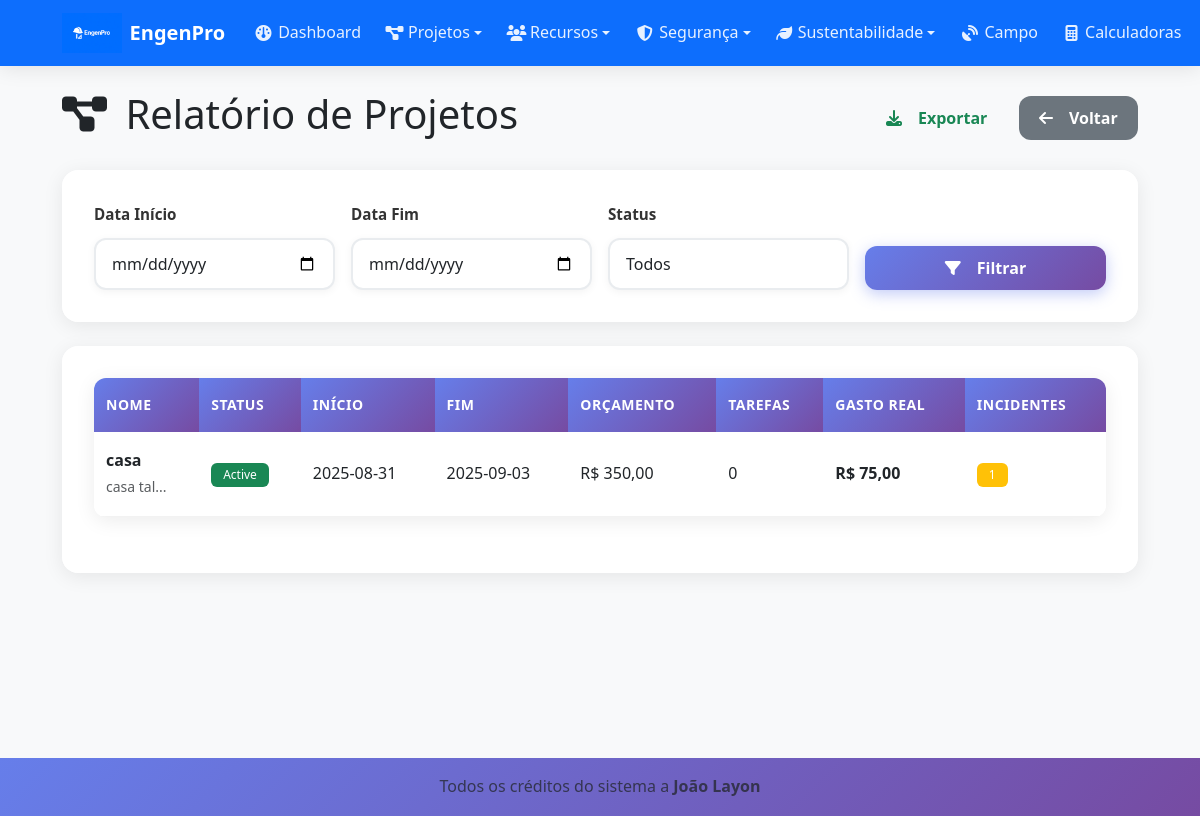
The app's page /reports/projects (signed in) with its own data.
### tables this page shows
CREATE TABLE projects (
    id INTEGER PRIMARY KEY AUTOINCREMENT,
    name TEXT NOT NULL,
    description TEXT,
    status TEXT DEFAULT 'active',
    start_date DATE,
    end_date DATE,
    budget REAL DEFAULT 0,
    user_id INTEGER,
    created_at TIMESTAMP DEFAULT CURRENT_TIMESTAMP,
    FOREIGN KEY (user_id) REFERENCES users (id)
);

### blueprints/reports.py (the view)
@reports_bp.route('/projects')
def projects():
    if 'user_id' not in session:
        return redirect(url_for('auth.login'))
    db = get_db()
    start_date = request.args.get('start_date')
    end_date = request.args.get('end_date')
    status = request.args.get('status')
    query = 'SELECT * FROM projects WHERE 1=1'
    params = []
    if start_date:
        query += ' AND start_date >= ?'
        params.append(start_date)
    if end_date:
        query += ' AND start_date <= ?'
        params.append(end_date)
    if status:
        query += ' AND status = ?'
        params.append(status)
    query += ' ORDER BY created_at DESC'
    projects_data = db.execute(query, params).fetchall()
    projects = []
    for project in projects_data:
        task_count = db.execute(
            'SELECT COUNT(*) as count FROM tasks WHERE project_id = ?',
            (project['id'],)
        ).fetchone()['count']
        budget_total = db.execute(
            'SELECT SUM(total_cost) as total FROM budget_items WHERE project_id = ?',
            (project['id'],)
        ).fetchone()['total'] or 0
        incident_count = db.execute(
            'SELECT COUNT(*) as count FROM incidents WHERE project_id = ?',
            (project['id'],)
        ).fetchone()['count']
        project_dict = dict(project)
        project_dict['task_count'] = task_count
        project_dict['budget_total'] = budget_total
        project_dict['incident_count'] = incident_count
        projects.append(project_dict)
    return render_template('reports/projects.html',
                         projects=projects,
                         filters={'start_date': start_date, 'end_date': end_date, 'status': status})

### blueprints/reports.py (called while the page is built)
def get_db():
    from flask import current_app
    return current_app.get_db()

### templates/reports/projects.html (shortened to what this page needs)
{% extends "base.html" %}
{% block content %}
<div class="d-flex justify-content-between align-items-center mb-4">
    <h1>
        <i class="fas fa-project-diagram me-2"></i>
        Relatório de Projetos
    </h1>
    <div>
        <a href="{{ url_for('reports.export', report_type='projects') }}" class="btn btn-outline-success me-2">
            <i class="fas fa-download me-2"></i>
            Exportar
        </a>
        <a href="{{ url_for('reports.index') }}" class="btn btn-secondary">
            <i class="fas fa-arrow-left me-2"></i>
            Voltar
        </a>
    </div>
</div>
<div class="card mb-4">
    <div class="card-body">
        <form method="GET" class="row g-3">
            <div class="col-md-3">
                <label for="start_date" class="form-label">Data Início</label>
                <input type="date" class="form-control" id="start_date" name="start_date"
                       value="{{ filters.start_date or '' }}">
            </div>
            <div class="col-md-3">
                <label for="end_date" class="form-label">Data Fim</label>
                <input type="date" class="form-control" id="end_date" name="end_date"
                       value="{{ filters.end_date or '' }}">
            </div>
            <div class="col-md-3">
                <label for="status" class="form-label">Status</label>
                <select class="form-select" id="status" name="status">
                    <option value="">Todos</option>
                </select>
            </div>
            <div class="col-md-3 d-flex align-items-end">
                <button type="submit" class="btn btn-primary w-100">
                    <i class="fas fa-filter me-2"></i>
                    Filtrar
                </button>
            </div>
        </form>
    </div>
</div>
{% if projects %}
    <div class="card">
        <div class="card-body">
            <div class="table-responsive">
                <table class="table table-hover">
                    <thead>
                        <tr>
                            <th>Nome</th>
                            <th>Status</th>
                            <th>Início</th>
                            <th>Fim</th>
                            <th>Orçamento</th>
                            <th>Tarefas</th>
                            <th>Gasto Real</th>
                            <th>Incidentes</th>
                        </tr>
                    </thead>
                    <tbody>
                        {% for project in projects %}
                            <tr>
                                <td>
                                    <strong>{{ project.name }}</strong>
                                    {% if project.description %}
                                        <br><small class="text-muted">{{ project.description[:50] }}...</small>
                                    {% endif %}
                                </td>
                                <td>
                                    <span class="badge bg-{{ 'success' if project.status == 'active' else 'secondary' }}">
                                        {{ project.status.title() }}
                                    </span>
                                </td>
                                <td>{{ project.start_date or '-' }}</td>
                                <td>{{ project.end_date or '-' }}</td>
                                <td>R$ {{ "{:,.2f}".format(project.budget or 0).replace(',', '.').replace('.', ',', 1) }}</td>
                                <td>{{ project.task_count }}</td>
                                <td class="fw-bold">R$ {{ "{:,.2f}".format(project.budget_total or 0).replace(',', '.').replace('.', ',', 1) }}</td>
                                <td>
                                    {% if project.incident_count > 0 %}
                                        <span class="badge bg-warning">{{ project.incident_count }}</span>
                                    {% else %}
                                        <span class="text-success">0</span>
                                    {% endif %}
                                </td>
                            </tr>
                        {% endfor %}
                    </tbody>
                </table>
            </div>
        </div>
    </div>
{% endif %}
{% endblock %}

### static/css/style.css (style rules this page uses)
:root { --primary-color: #0d6efd; --success-color: #198754; --warning-color: #ffc107; --danger-color: #dc3545; --info-color: #0dcaf0; --dark-color: #212529; --light-color: #f8f9fa; --border-radius: 0.375rem; --box-shadow: 0 0.125rem 0.25rem rgba(0, 0, 0, 0.075); --box-shadow-lg: 0 1rem 3rem rgba(0, 0, 0, 0.175); }
body { font-family: 'Segoe UI', Tahoma, Geneva, Verdana, sans-serif; background-color: #f8f9fa; line-height: 1.6; }
.card { border: none; box-shadow: var(--box-shadow); transition: all 0.3s ease; border-radius: var(--border-radius); }
.btn { border-radius: var(--border-radius); font-weight: 500; transition: all 0.3s ease; border-width: 1px; }
.form-control, .form-select { border-radius: var(--border-radius); border-color: #ced4da; transition: all 0.3s ease; }
.form-label { font-weight: 600; color: var(--dark-color); margin-bottom: 0.5rem; }
.table { border-radius: var(--border-radius); overflow: hidden; }
.table thead th { background-color: var(--light-color); border-bottom: 2px solid #dee2e6; font-weight: 600; color: var(--dark-color); }
.badge { font-weight: 500; padding: 0.375rem 0.75rem; border-radius: var(--border-radius); }
* { box-sizing: border-box; }
html { scroll-behavior: smooth; -webkit-text-size-adjust: 100%; }
body { -webkit-overflow-scrolling: touch; touch-action: manipulation; }
.card { border: none; border-radius: 16px; box-shadow: 0 4px 20px rgba(0,0,0,0.08); transition: all 0.4s cubic-bezier(0.175, 0.885, 0.32, 1.275); overflow: hidden; margin-bottom: 1.5rem; backdrop-filter: blur(10px); background: rgba(255, 255, 255, 0.95); }
.card-body { padding: 1.5rem; }
.btn { min-height: 44px; padding: 0.75rem 1.5rem; border-radius: 12px; font-weight: 600; border: none; position: relative; overflow: hidden; transition: all 0.3s cubic-bezier(0.175, 0.885, 0.32, 1.275); text-decoration: none; display: inline-flex; align-items: center; justify-content: center; gap: 0.5rem; font-size: 0.95rem; cursor: pointer; user-select: none; -webkit-tap-highlight-color: transparent; }
.btn::before { content: ''; position: absolute; top: 0; left: -100%; width: 100%; height: 100%; background: linear-gradient(90deg, transparent, rgba(255,255,255,0.3), transparent); transition: left 0.6s; }
.btn-primary { background: linear-gradient(135deg, #667eea 0%, #764ba2 100%); color: white; box-shadow: 0 4px 15px rgba(102, 126, 234, 0.4); }
.form-label { font-weight: 600; color: #333; margin-bottom: 0.75rem; font-size: 0.95rem; }
.form-control, .form-select { min-height: 48px; padding: 0.875rem 1rem; border: 2px solid #e9ecef; border-radius: 12px; font-size: 1rem; transition: all 0.3s ease; background: white; box-shadow: 0 2px 8px rgba(0,0,0,0.05); }
.form-control::placeholder { color: #adb5bd; font-weight: 400; }
.table-responsive { border-radius: 12px; box-shadow: 0 4px 20px rgba(0,0,0,0.08); margin-bottom: 1.5rem; overflow: hidden; }
.table { margin-bottom: 0; font-size: 0.9rem; }
.table thead th { background: linear-gradient(135deg, #667eea 0%, #764ba2 100%); color: white; border: none; padding: 1rem 0.75rem; font-weight: 600; font-size: 0.875rem; text-transform: uppercase; letter-spacing: 0.5px; position: sticky; top: 0; z-index: 10; }
.table tbody td { padding: 1rem 0.75rem; vertical-align: middle; border-color: rgba(0,0,0,0.05); }
.table tbody tr { transition: all 0.3s ease; }
@media (min-width: 414px) { .btn { font-size: 1rem; } }
@media (min-width: 414px) { .card-body { padding: 1.75rem; } }
@media (min-width: 768px) { .card { margin-bottom: 2rem; } }
@media (min-width: 768px) { .card-body { padding: 2rem; } }
@media (min-width: 768px) { .btn { min-height: 40px; padding: 0.625rem 1.25rem; } }
@media (min-width: 768px) { .form-control, .form-select { min-height: 44px; padding: 0.75rem 1rem; } }
@media (min-width: 768px) { .table { font-size: 1rem; } }
.btn, .card, .nav-link, .dropdown-item, .table tbody tr { -webkit-tap-highlight-color: transparent; touch-action: manipulation; }
.btn, .form-control, .form-select, .nav-link { min-height: 44px; }
* { -webkit-transform: translateZ(0); transform: translateZ(0); }
.card, .btn, .navbar, .table-responsive { will-change: transform; backface-visibility: hidden; perspective: 1000px; }

### records on screen
projects: name "casa", description "casa tal", status "Active", start_date "2025-08-31", end_date "2025-09-03", budget "350,00", task_count "0", budget_total "75,00", incident_count "1"
